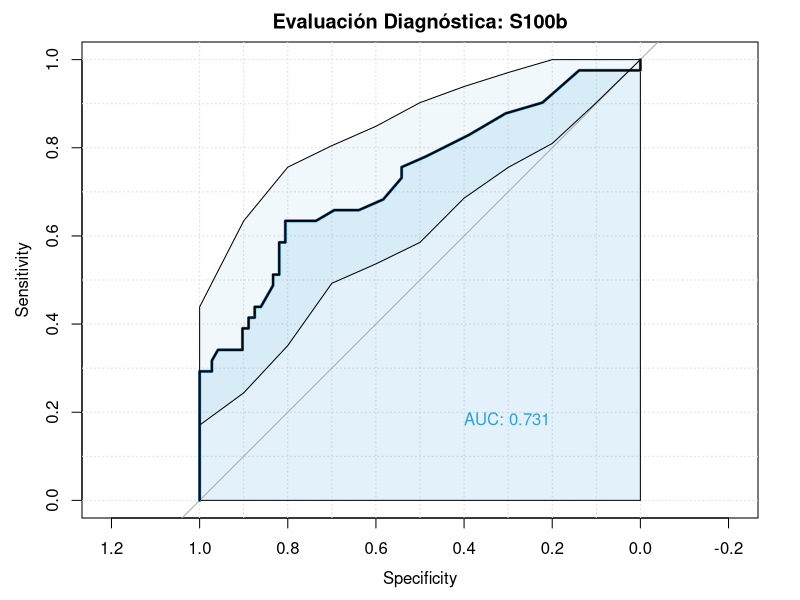

Write the R code that produced this figure.
## ---- chunk 1
#| label: setup-sesion10
#| message: false
#| warning: false

library(pROC)
library(ggplot2)

# Dataset aSAH: Evaluación del biomarcador s100b para mal pronóstico (outcome)
data(aSAH)
head(aSAH)
## ---- chunk 2
#| label: roc-basic
#| message: false

# Objeto ROC (outcome: 'Good' vs 'Poor')
roc_s100b <- roc(
  response = aSAH$outcome,
  predictor = aSAH$s100b,
  levels = c("Good", "Poor"), # Control / Caso
  direction = "<"             # "<" indica que valores más altos sugieren el caso ("Poor")
)

# Área bajo la curva (AUC)
auc(roc_s100b)

# Intervalo de confianza al 95% para el AUC (Delong)
ci.auc(roc_s100b)
## ---- chunk 3
#| label: fig-roc-plot
#| fig-cap: "Curva ROC para el biomarcador S100b con intervalo de confianza"

plot(
  roc_s100b,
  main = "Evaluación Diagnóstica: S100b",
  col = "#2E9FDF",
  lwd = 3,
  print.auc = TRUE,
  print.auc.x = 0.4,
  print.auc.y = 0.2,
  auc.polygon = TRUE,
  auc.polygon.col = "#2E9FDF22",
  grid = TRUE
)

# Añadir IC del 95% dibujado sobre la curva
ci_sp <- ci.se(roc_s100b, specificities = seq(0, 1, 0.1))
plot(ci_sp, type = "shape", col = "#2E9FDF11")
## ---- chunk 4
#| label: optimal-cutpoint

# Extracción del punto de corte óptimo por el método de Youden
corte_optimo <- coords(
  roc_s100b, 
  x = "best", 
  best.method = "youden",
  ret = c("threshold", "sensitivity", "specificity", "ppv", "npv")
)

corte_optimo
